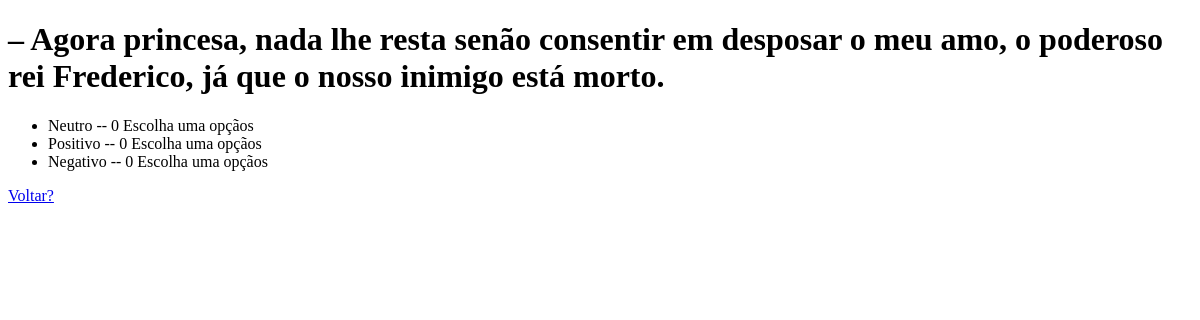
The page /enquete/8/results/ on the database as committed earlier.
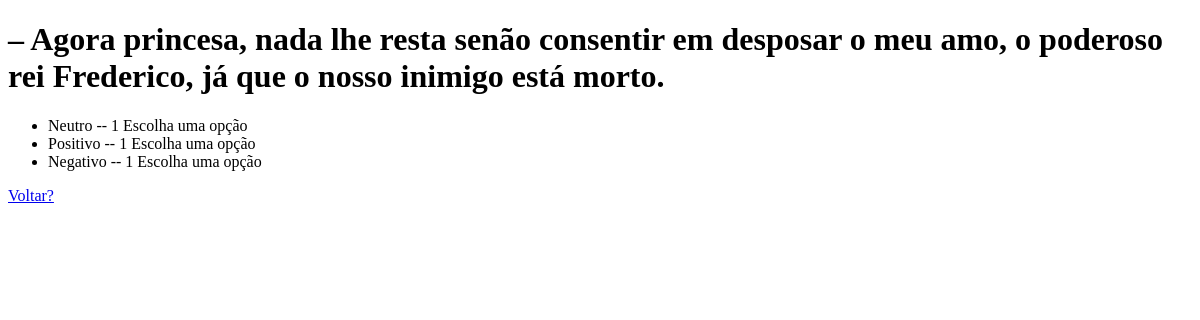
The same page on the database as committed later.
### polls/models.py (models this page shows, shortened)
class Choice(models.Model):
    question = models.ForeignKey(Question)
    choice_text = models.CharField(max_length=200)
    votes = models.IntegerField(default=0)

### polls/views.py (the view)
# urls.py: url(r'^(?P<pk>[0-9]+)/results/$', views.ResultsView.as_view(), name='results'),
class ResultsView(generic.DetailView):
    model = Question
    template_name = 'polls/results.html'

### templates/polls/results.html
<!DOCTYPE html PUBLIC "-//W3C//DTD HTML 4.01//EN" "http://www.w3.org/TR/html4/strict.dtd">
<html>
<head>
</head>
<body>
<h1>{{ question.question_text }}</h1>
<ul>
{% for choice in question.choice_set.all %}
    <li>{{ choice.choice_text }} -- {{ choice.votes }} Escolha uma opção{{ choice.votes|pluralize }}</li>
{% endfor %}
</ul>
<a href="{% url 'polls:index2' %}">Voltar?</a>
</body>
</html>

Rows that differ between the two databases and show on the page:
changed Choice "Neutro": votes "0" → "1"
changed Choice "Positivo": votes "0" → "1"
changed Choice "Negativo": votes "0" → "1"
